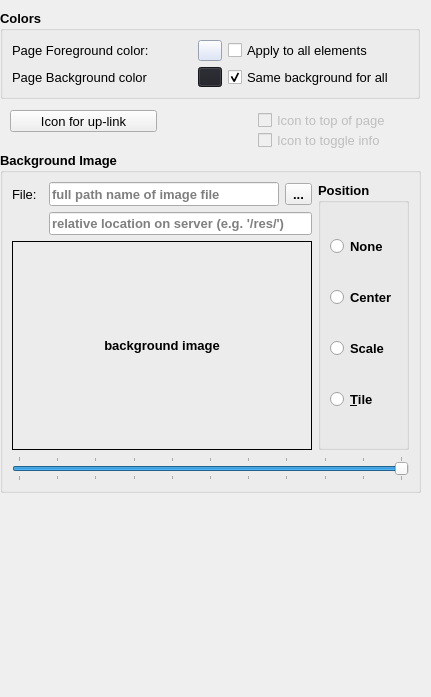
                      <widget class="QWidget" name="pgGlobal">
                       <property name="geometry">
                        <rect>
                         <x>0</x>
                         <y>0</y>
                         <width>431</width>
                         <height>697</height>
                        </rect>
                       </property>
                       <property name="sizePolicy">
                        <sizepolicy hsizetype="Expanding" vsizetype="Expanding">
                         <horstretch>0</horstretch>
                         <verstretch>0</verstretch>
                        </sizepolicy>
                       </property>
                       <property name="minimumSize">
                        <size>
                         <width>0</width>
                         <height>0</height>
                        </size>
                       </property>
                       <attribute name="label">
                        <string>Global Settings for Page</string>
                       </attribute>
                       <widget class="QToolButton" name="btnSelectUplinkIcon">
                        <property name="geometry">
                         <rect>
                          <x>10</x>
                          <y>110</y>
                          <width>147</width>
                          <height>22</height>
                         </rect>
                        </property>
                        <property name="font">
                         <font>
                          <family>Arial</family>
                          <pointsize>10</pointsize>
                          <weight>50</weight>
                          <bold>false</bold>
                         </font>
                        </property>
                        <property name="text">
                         <string>Icon for up-link</string>
                        </property>
                       </widget>
                       <widget class="QGroupBox" name="gbGlobalColors">
                        <property name="geometry">
                         <rect>
                          <x>0</x>
                          <y>10</y>
                          <width>420</width>
                          <height>89</height>
                         </rect>
                        </property>
                        <property name="sizePolicy">
                         <sizepolicy hsizetype="Expanding" vsizetype="Preferred">
                          <horstretch>0</horstretch>
                          <verstretch>0</verstretch>
                         </sizepolicy>
                        </property>
                        <property name="font">
                         <font>
                          <family>Arial</family>
                          <pointsize>10</pointsize>
                          <weight>75</weight>
                          <bold>true</bold>
                         </font>
                        </property>
                        <property name="title">
                         <string>Colors</string>
                        </property>
                        <layout class="QGridLayout" name="gridLayout">
                         <item row="1" column="0">
                          <widget class="QLabel" name="label_65">
                           <property name="font">
                            <font>
                             <family>Arial</family>
                             <pointsize>10</pointsize>
                             <weight>50</weight>
                             <bold>false</bold>
                            </font>
                           </property>
                           <property name="text">
                            <string>Page Background color</string>
                           </property>
                          </widget>
                         </item>
                         <item row="1" column="1">
                          <widget class="QToolButton" name="btnPageBackground">
                           <property name="styleSheet">
                            <string notr="true">QToolButton {background-color:#1e1f25;}</string>
                           </property>
                           <property name="text">
                            <string/>
                           </property>
                          </widget>
                         </item>
                         <item row="0" column="0">
                          <widget class="QLabel" name="label_68">
                           <property name="font">
                            <font>
                             <family>Arial</family>
                             <pointsize>10</pointsize>
                             <weight>50</weight>
                             <bold>false</bold>
                            </font>
                           </property>
                           <property name="text">
                            <string>Page Foreground color:</string>
                           </property>
                          </widget>
                         </item>
                         <item row="0" column="1">
                          <widget class="QToolButton" name="btnPageColor">
                           <property name="styleSheet">
                            <string notr="true">QToolButton {background-color:#d6e0f7;}</string>
                           </property>
                           <property name="text">
                            <string/>
                           </property>
                          </widget>
                         </item>
                         <item row="1" column="3">
                          <widget class="QCheckBox" name="chkSetAll">
                           <property name="font">
                            <font>
                             <family>Arial</family>
                             <pointsize>10</pointsize>
                             <weight>50</weight>
                             <bold>false</bold>
                            </font>
                           </property>
                           <property name="toolTip">
                            <string>This may be overridden on any element, but
if you change the  page background color when this
is checked, it will override those colors!
</string>
                           </property>
                           <property name="text">
                            <string>Same background for all</string>
                           </property>
                           <property name="checked">
                            <bool>true</bool>
                           </property>
                          </widget>
                         </item>
                         <item row="0" column="3">
                          <widget class="QCheckBox" name="chkSameForeground">
                           <property name="font">
                            <font>
                             <family>Arial</family>
                             <pointsize>10</pointsize>
                             <weight>50</weight>
                             <bold>false</bold>
                            </font>
                           </property>
                           <property name="toolTip">
                            <string>If this is checked and you select a new foreground color then
the same color will be applied to all elements on page as text color.
This option then reverts to not checked.</string>
                           </property>
                           <property name="text">
                            <string>Apply to all elements</string>
                           </property>
                          </widget>
                         </item>
                        </layout>
                       </widget>
                       <widget class="QGroupBox" name="gbBackgroundImage">
                        <property name="geometry">
                         <rect>
                          <x>0</x>
                          <y>152</y>
                          <width>421</width>
                          <height>341</height>
                         </rect>
                        </property>
                        <property name="sizePolicy">
                         <sizepolicy hsizetype="Preferred" vsizetype="Expanding">
                          <horstretch>0</horstretch>
                          <verstretch>0</verstretch>
                         </sizepolicy>
                        </property>
                        <property name="font">
                         <font>
                          <family>Arial</family>
                          <pointsize>10</pointsize>
                          <weight>75</weight>
                          <bold>true</bold>
                         </font>
                        </property>
                        <property name="title">
                         <string>Background Image</string>
                        </property>
                        <layout class="QGridLayout" name="gridLayout_3">
                         <item row="3" column="0" colspan="5">
                          <widget class="QSlider" name="hsImageSizeToShow">
                           <property name="toolTip">
                            <string>&lt;html&gt;&lt;head/&gt;&lt;body&gt;&lt;p&gt;Resizes the image for the preview only.&lt;/p&gt;&lt;p&gt;On the WEB page the image appears at&lt;/p&gt;&lt;p&gt;its original size.&lt;/p&gt;&lt;/body&gt;&lt;/html&gt;</string>
                           </property>
                           <property name="maximum">
                            <number>100</number>
                           </property>
                           <property name="value">
                            <number>100</number>
                           </property>
                           <property name="orientation">
                            <enum>Qt::Horizontal</enum>
                           </property>
                           <property name="tickPosition">
                            <enum>QSlider::TicksBothSides</enum>
                           </property>
                           <property name="tickInterval">
                            <number>10</number>
                           </property>
                          </widget>
                         </item>
                         <item row="2" column="0" colspan="4">
                          <widget class="QLabel" name="lblbckImage">
                           <property name="sizePolicy">
                            <sizepolicy hsizetype="Expanding" vsizetype="Expanding">
                             <horstretch>0</horstretch>
                             <verstretch>0</verstretch>
                            </sizepolicy>
                           </property>
                           <property name="minimumSize">
                            <size>
                             <width>0</width>
                             <height>80</height>
                            </size>
                           </property>
                           <property name="styleSheet">
                            <string notr="true"/>
                           </property>
                           <property name="frameShape">
                            <enum>QFrame::Box</enum>
                           </property>
                           <property name="text">
                            <string>background image</string>
                           </property>
                           <property name="alignment">
                            <set>Qt::AlignCenter</set>
                           </property>
                          </widget>
                         </item>
                         <item row="0" column="4" rowspan="3">
                          <widget class="QGroupBox" name="gbBacgroundImagePosition">
                           <property name="title">
                            <string>Position</string>
                           </property>
                           <layout class="QVBoxLayout" name="verticalLayout">
                            <item>
                             <widget class="QRadioButton" name="rbNoBackgroundImage">
                              <property name="text">
                               <string>None</string>
                              </property>
                             </widget>
                            </item>
                            <item>
                             <widget class="QRadioButton" name="rbCenterBckImage">
                              <property name="text">
                               <string>Center</string>
                              </property>
                             </widget>
                            </item>
                            <item>
                             <widget class="QRadioButton" name="rbCoverBckImage">
                              <property name="text">
                               <string>Scale</string>
                              </property>
                             </widget>
                            </item>
                            <item>
                             <widget class="QRadioButton" name="rbTileBckImage">
                              <property name="text">
                               <string>&amp;Tile</string>
                              </property>
                             </widget>
                            </item>
                           </layout>
                          </widget>
                         </item>
                         <item row="0" column="0">
                          <widget class="QLabel" name="label_63">
                           <property name="font">
                            <font>
                             <family>Arial</family>
                             <pointsize>10</pointsize>
                             <weight>50</weight>
                             <bold>false</bold>
                            </font>
                           </property>
                           <property name="text">
                            <string>File:</string>
                           </property>
                          </widget>
                         </item>
                         <item row="0" column="2">
                          <widget class="QLineEdit" name="edtBckImageName">
                           <property name="minimumSize">
                            <size>
                             <width>0</width>
                             <height>24</height>
                            </size>
                           </property>
                           <property name="toolTip">
                            <string>Only the file name will be used from here. You have to upload the file
into the WEB page root folder relative 'res' folder.</string>
                           </property>
                           <property name="placeholderText">
                            <string>full path name of image file</string>
                           </property>
                          </widget>
                         </item>
                         <item row="0" column="3">
                          <widget class="QToolButton" name="btnOpenBckImage">
                           <property name="toolTip">
                            <string>Select background image</string>
                           </property>
                           <property name="text">
                            <string>...</string>
                           </property>
                          </widget>
                         </item>
                         <item row="1" column="2" colspan="2">
                          <widget class="QLineEdit" name="edtBckPathOnServer">
                           <property name="toolTip">
                            <string>The backround image is in this folder on the server
relative to 'DocumentRoot' (usually the 'public_html')
Default: &quot;/res/&quot;</string>
                           </property>
                           <property name="placeholderText">
                            <string>relative location on server (e.g. '/res/')</string>
                           </property>
                          </widget>
                         </item>
                        </layout>
                       </widget>
                       <widget class="QCheckBox" name="chkIconTop">
                        <property name="enabled">
                         <bool>false</bool>
                        </property>
                        <property name="geometry">
                         <rect>
                          <x>258</x>
                          <y>110</y>
                          <width>157</width>
                          <height>20</height>
                         </rect>
                        </property>
                        <property name="font">
                         <font>
                          <family>Arial</family>
                          <pointsize>10</pointsize>
                          <weight>50</weight>
                          <bold>false</bold>
                         </font>
                        </property>
                        <property name="text">
                         <string>Icon to top of page</string>
                        </property>
                        <property name="checked">
                         <bool>false</bool>
                        </property>
                       </widget>
                       <widget class="QCheckBox" name="chkIconText">
                        <property name="enabled">
                         <bool>false</bool>
                        </property>
                        <property name="geometry">
                         <rect>
                          <x>258</x>
                          <y>130</y>
                          <width>160</width>
                          <height>20</height>
                         </rect>
                        </property>
                        <property name="font">
                         <font>
                          <family>Arial</family>
                          <pointsize>10</pointsize>
                          <weight>50</weight>
                          <bold>false</bold>
                         </font>
                        </property>
                        <property name="text">
                         <string>Icon to toggle info</string>
                        </property>
                        <property name="checked">
                         <bool>false</bool>
                        </property>
                       </widget>
                      </widget>
